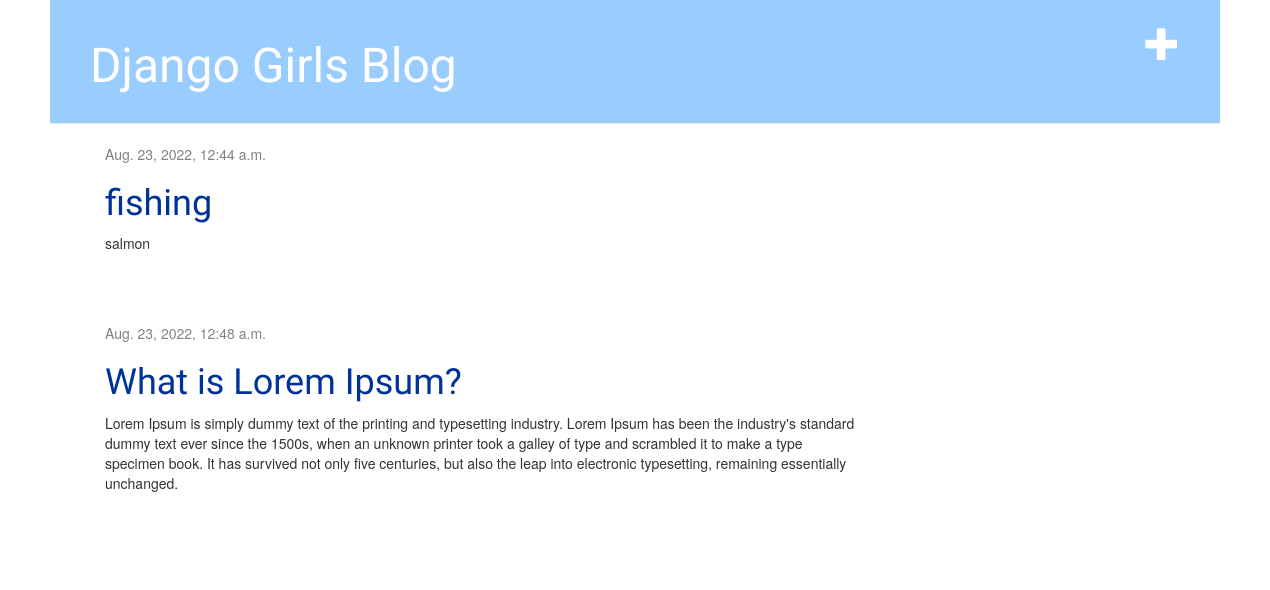
The page / on the database its author committed.
### blog/models.py (models this page shows, shortened)
class Post(models.Model):
    author = models.ForeignKey(settings.AUTH_USER_MODEL, on_delete=models.CASCADE)
    title = models.CharField(max_length=200)
    text = models.TextField()
    created_date = models.DateTimeField(
            default=timezone.now)
    published_date = models.DateTimeField(
            blank=True, null=True)

### blog/views.py (the view)
# urls.py: path('', views.post_list, name='post_list'),
def post_list(request):
    posts = Post.objects.filter(published_date__lte=timezone.now()).order_by('published_date')
    return render(request, 'blog/post_list.html', {'posts': posts})

### blog/templates/blog/post_list.html
{% extends 'blog/base.html' %}
{% block content %}
    {% for post in posts %}
        <div class="post">
            <div class="date">
                {{ post.published_date }}
            </div>
            <h1><a href="{% url 'post_detail' pk=post.pk %}">{{ post.title }}</a></h1>
            <p>{{ post.text|linebreaksbr }}</p>
        </div>
    {% endfor %}
{% endblock %}

### blog/templates/blog/base.html (shortened to what this page needs)
<!DOCTYPE html>
{% load static %}
<html>
	<head>
        <link rel="stylesheet" href="//maxcdn.bootstrapcdn.com/bootstrap/3.2.0/css/bootstrap.min.css">
        <link rel="stylesheet" href="//maxcdn.bootstrapcdn.com/bootstrap/3.2.0/css/bootstrap-theme.min.css">
        <link rel="stylesheet" href="{% static 'css/blog.css' %}">
    </head>
    <body>
        <div class="page-header">
            <a href="{% url 'post_new' %}" class="top-menu"><span class="glyphicon glyphicon-plus"></span></a>
            <h1><a href="/">Django Girls Blog</a></h1>
        </div>
        <div class="content container">
            <div class="row">
                <div class="col-md-8">
                    {% block content %}
                    {% endblock %}
                </div>
            </div>
        </div>
    </body>
</html>

### blog/static/css/blog.css (style rules this page uses)
h1 a { color: #003399; font-family: 'DynaPuff', cursive; }
body { padding-left: 50px; padding-right: 50px; }
.page-header { background-color: #99ccff; margin-top: 0; padding: 20px 20px 20px 40px; }
.page-header h1, .page-header h1 a, .page-header h1 a:visited, .page-header h1 a:active { color: #ffffff; font-size: 36pt; text-decoration: none; }
.content { margin-left: 40px; }
h1, h2, h3, h4 { font-family: 'DynaPuff', cursive; }
.date { color: #828282; }
.top-menu, .top-menu:hover, .top-menu:visited { color: #ffffff; float: right; font-size: 26pt; margin-right: 20px; }
.post { margin-bottom: 70px; }

### rows shown on the page
Post: published_date "Aug. 23, 2022, 12:44 a.m.", title "fishing", text "salmon"
Post: published_date "Aug. 23, 2022, 12:48 a.m.", title "What is Lorem Ipsum?", text "Lorem Ipsum is simply dummy text of the printing and typesetting industry. Lorem Ipsum has been the industry's standard dummy text ever since the 1500s, when an unknown printer took a galley of type and scrambled it to make a type specimen book. It has survived not only five centuries, but also the leap into electronic typesetting, remaining essentially unchanged."
